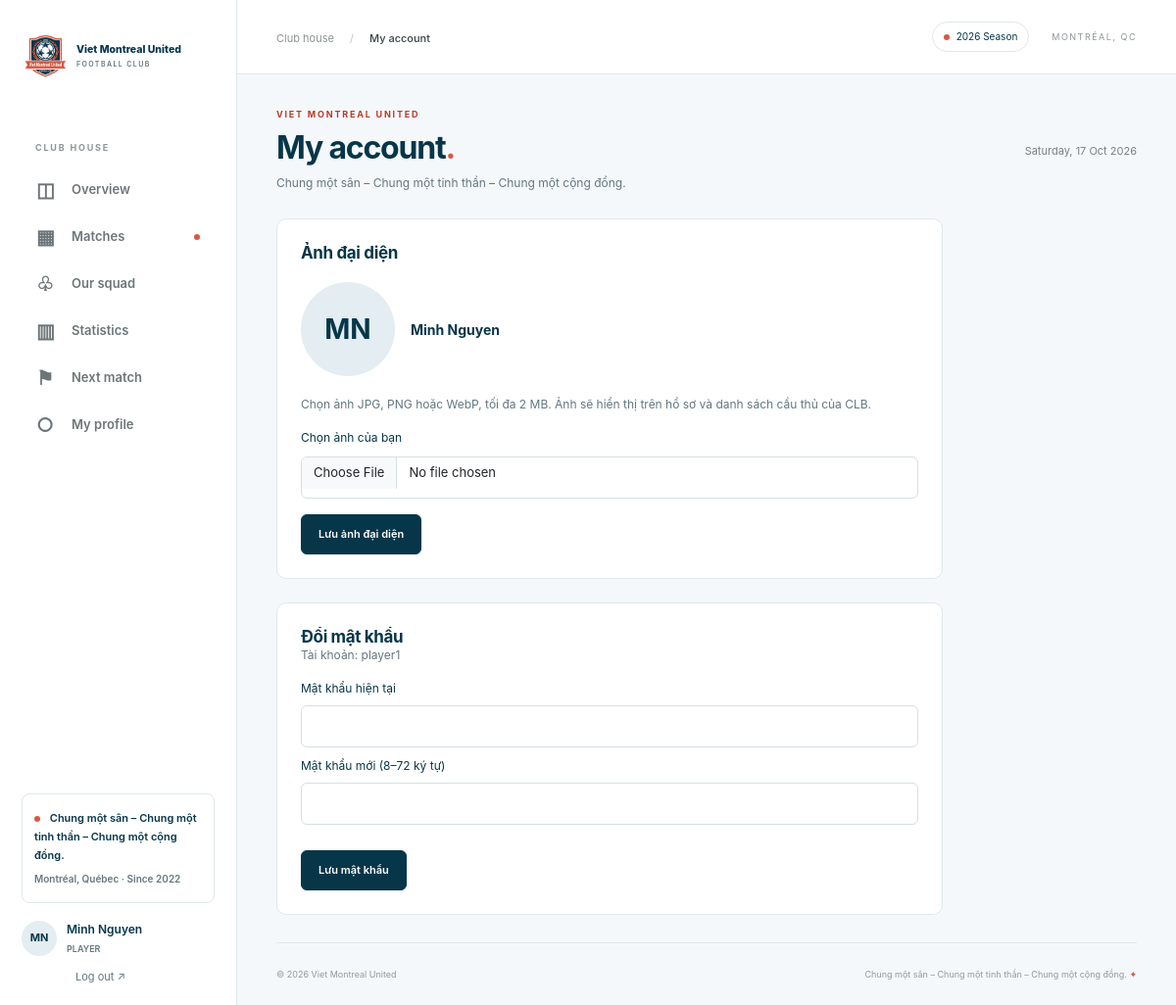
The page /index.php?page=account (signed in) on the database its author committed.
### tables this page shows
CREATE TABLE users (
 id INT UNSIGNED AUTO_INCREMENT PRIMARY KEY,
 username VARCHAR(60) NOT NULL UNIQUE,
 password_hash VARCHAR(255) NOT NULL,
 role ENUM('ADMIN','PLAYER') NOT NULL,
 player_id INT UNSIGNED NULL UNIQUE,
 is_active TINYINT(1) NOT NULL DEFAULT 1,
 created_at TIMESTAMP NOT NULL DEFAULT CURRENT_TIMESTAMP,
 updated_at TIMESTAMP NOT NULL DEFAULT CURRENT_TIMESTAMP ON UPDATE CURRENT_TIMESTAMP,
 FOREIGN KEY (player_id) REFERENCES players(id) ON DELETE RESTRICT
);

CREATE TABLE players (
 id INT UNSIGNED AUTO_INCREMENT PRIMARY KEY,
 full_name VARCHAR(120) NOT NULL,
 jersey_number VARCHAR(20) NOT NULL,
 jersey_key VARCHAR(20) GENERATED ALWAYS AS (LOWER(TRIM(jersey_number))) STORED,
 CONSTRAINT players_jersey_nonempty CHECK (CHAR_LENGTH(TRIM(jersey_number)) > 0),
 UNIQUE KEY players_jersey_unique (jersey_key),
 birth_year SMALLINT UNSIGNED NULL,
 photo_path VARCHAR(190) NULL,
 is_active TINYINT(1) NOT NULL DEFAULT 1,
 created_at TIMESTAMP NOT NULL DEFAULT CURRENT_TIMESTAMP,
 updated_at TIMESTAMP NOT NULL DEFAULT CURRENT_TIMESTAMP ON UPDATE CURRENT_TIMESTAMP
);

### app/auth.php (called while the page is built, shortened)
<?php
function current_user(): ?array {
    $u = one('SELECT u.*, p.full_name, p.photo_path, p.is_active AS player_active FROM users u LEFT JOIN players p ON p.id=u.player_id WHERE u.id=?', [$_SESSION['user_id']]);
    return $u;
}
function is_admin(): bool { return ($GLOBALS['user']['role'] ?? '') === 'ADMIN'; }

### app/bootstrap.php (called while the page is built, shortened)
<?php
require __DIR__ . '/functions.php';
require __DIR__ . '/auth.php';
try {
    $settings = array_column(query('SELECT * FROM settings'), 'setting_value', 'setting_key');
} catch (PDOException $e) {
    error_log($e->getMessage()); http_response_code(503);
    exit('Database is not configured. Configure config/database.local.php and follow README.md.');
}
$user = current_user();

### public/index.php (called while the page is built, shortened)
<?php
require __DIR__.'/../app/bootstrap.php';
$page=is_string($_GET['page'] ?? null)?$_GET['page']:'home';
$routes=['home'=>'home','matches'=>'matches','match'=>'match','players'=>'players','profile'=>'profile','statistics'=>'statistics','login'=>'login','account'=>'account','admin'=>'home','admin-players'=>'admin-players','admin-player-edit'=>'admin-player-edit','admin-matches'=>'admin-matches','admin-match-edit'=>'admin-match-edit','admin-attendance'=>'admin-match-data','admin-stats'=>'admin-match-data','admin-users'=>'admin-users','admin-settings'=>'admin-settings'];
$titles=['home'=>'Club overview','matches'=>'Match centre','match'=>'Match detail','players'=>'Our squad','profile'=>'Player profile','statistics'=>'Club statistics','login'=>'Welcome back','account'=>'My account','admin'=>'Club dashboard','admin-players'=>'Manage players','admin-player-edit'=>'Player details','admin-matches'=>'Manage matches','admin-match-edit'=>'Match details','admin-attendance'=>'Match attendance','admin-stats'=>'Match statistics','admin-users'=>'Player accounts','admin-settings'=>'Club settings'];
$title=$titles[$page];
try { require __DIR__.'/../app/views/'.$routes[$page].'.php'; $content=ob_get_clean(); }
catch (DomainException $e) { ob_end_clean(); abort_page(404,$e->getMessage()); }
require __DIR__.'/../app/views/layout.php';

### app/views/layout.php (the view, shortened to what this page needs)
<!doctype html>
<html lang="vi">
<head><link rel="stylesheet" href="assets/bootstrap.min.css"><link rel="stylesheet" href="assets/app.css?v=club-2022"><link rel="stylesheet" href="assets/club-theme.css?v=4"></head>
<body>
<aside class="sidebar" id="navigation">
<a href="<?= url() ?>" class="brand"><img class="brand-logo" src="assets/images/club-logo.jpg" alt="Logo Viet Montreal United" width="48" height="48"><span><span class="brand-name">Viet Montreal United</span><small>FOOTBALL CLUB</small></span></a>
<div class="nav-caption">CLUB HOUSE</div>
<nav aria-label="Main navigation">
<?php $nav=['home'=>['◫','Overview'],'matches'=>['▦','Matches'],'players'=>['♧','Our squad'],'statistics'=>['▥','Statistics']]; if ($user && !is_admin()) { $nm=next_match(); if($nm) $nav['match']=['⚑','Next match']; $nav['profile']=['○','My profile']; } foreach($nav as $key=>[$icon,$label]): $args=$key==='profile'?['id'=>$user['player_id']]:($key==='match'?['id'=>$nm['id']]:[]); ?>
<a class="nav-item <?= $page===$key?'active':'' ?>" href="<?= url($key,$args) ?>"><span><?= $icon ?></span><?= e($label) ?><?= $key==='matches'?'<i class="nav-dot"></i>':'' ?></a>
<?php endforeach; ?>
</nav>
<div class="sidebar-bottom"><div class="club-note"><span class="live-dot"></span> <?= e(club_slogan()) ?><small>Montréal, Québec · Since 2022</small></div>
<?php if($user): ?><a class="user-link" href="<?= url('account') ?>"><?= avatar(array_replace($user,['full_name'=>$user['full_name'] ?? 'Club Admin'])) ?><span><?= e($user['full_name'] ?? $user['username']) ?><small><?= e($user['role']) ?></small></span></a><form method="post"><?= csrf() ?><input type="hidden" name="action" value="logout"><button class="logout" type="submit">Log out ↗</button></form><?php else: ?><a class="btn btn-dark w-100" href="<?= url('login') ?>">Member login ↗</a><?php endif; ?></div>
</aside>
<div class="workspace"><header class="topbar"><div class="topbar-left"><button class="menu-toggle" type="button" aria-controls="navigation" aria-expanded="false" aria-label="Toggle menu">☰</button><span class="breadcrumb-label">Club house <span>/</span> <strong><?= e($title) ?></strong></span></div><div class="topbar-right"><span class="season-pill"><span class="live-dot"></span><?= e($settings['season_label']) ?></span><span class="top-location">MONTRÉAL, QC</span></div></header>
<main id="main"><div class="page-heading"><div><div class="eyebrow">VIET MONTREAL UNITED</div><h1><?= e($title) ?><span class="title-dot">.</span></h1><p><?= e(club_slogan()) ?></p></div><div class="heading-action"><?php if(is_admin()): ?><a class="btn btn-dark" href="<?= url('admin-match-edit') ?>">+ Add match</a><?php else: ?><span class="date-stamp"><?= e(date('l, d M Y')) ?></span><?php endif; ?></div></div>
<?= $content ?>
<footer><span>© <?= date('Y') ?> <?= e(club()) ?></span><span><?= e(club_slogan()) ?> <span class="accent">✦</span></span></footer>
</main></div>
</body></html>

### app/views/account.php (shortened to what this page needs)
<?php if ($user['role']==='PLAYER'): $player=one('SELECT full_name,photo_path FROM players WHERE id=?',[$user['player_id']]); ?>
<section class="panel narrow mb-4">
<h2>Ảnh đại diện</h2>
<div class="account-photo"><?= avatar($player) ?><strong><?= e($player['full_name']) ?></strong></div>
<p class="muted" id="photo-help">Chọn ảnh JPG, PNG hoặc WebP, tối đa 2 MB. Ảnh sẽ hiển thị trên hồ sơ và danh sách cầu thủ của CLB.</p>
<form method="post" enctype="multipart/form-data">
<label class="field" for="player-photo">Chọn ảnh của bạn</label>
<input id="player-photo" class="form-control" type="file" name="photo" accept="image/jpeg,image/png,image/webp" aria-describedby="photo-help" required>
<button class="btn btn-dark mt-3" type="submit">Lưu ảnh đại diện</button>
</form>
</section>
<?php endif; ?>
<section class="panel narrow"><h2>Đổi mật khẩu</h2><p class="muted">Tài khoản: <?= e($user['username']) ?></p><form method="post"><?= csrf() ?><input type="hidden" name="action" value="password"><?php field('Mật khẩu hiện tại','current_password','','password',true,'autocomplete="current-password"'); field('Mật khẩu mới (8–72 ký tự)','new_password','','password',true,'minlength="8" maxlength="72" autocomplete="new-password"'); ?><button class="btn btn-dark mt-3">Lưu mật khẩu</button></form></section>

### app/functions.php (shortened to what this page needs)
<?php
function e(mixed $value): string { return htmlspecialchars((string)($value ?? ''), ENT_QUOTES | ENT_SUBSTITUTE, 'UTF-8'); }
function query(string $sql, array $args=[]): array { $s=$GLOBALS['pdo']->prepare($sql); $s->execute($args); return $s->fetchAll(); }
function one(string $sql, array $args=[]): ?array { return query($sql,$args)[0] ?? null; }
function url(string $page='home', array $args=[]): string { return 'index.php?'.http_build_query(['page'=>$page]+$args); }
function next_match(): ?array { return one("SELECT * FROM matches WHERE status='Upcoming' AND TIMESTAMP(match_date,match_time)>? ORDER BY match_date,match_time,id LIMIT 1",[date('Y-m-d H:i:s')]); }
function initials(string $name): string { $a=preg_split('/\s+/u',trim($name)); return mb_strtoupper(mb_substr($a[0],0,1).mb_substr(end($a),0,1)); }
function avatar(array $p): string {
    $photo=$p['photo_path'] ?? null;
    return '<span class="avatar">'.e(initials($p['full_name'])).'</span>';
}
function club(): string { return $GLOBALS['settings']['club_name'] ?? 'Viet Montreal United'; }
function club_slogan(): string { return 'Chung một sân – Chung một tinh thần – Chung một cộng đồng.'; }
function field(string $label,string $name,mixed $value='',string $type='text',bool $required=true,string $extra=''): void { echo '<label class="field">'.e($label).'<input class="form-control" type="'.e($type).'" name="'.e($name).'" value="'.e($value).'" '.($required?'required ':'').$extra.'></label>'; }

### public/assets/app.css (style rules this page uses)
:root { --ink:#073649;--accent:#b83c2b;--accent-light:#ffd9cf;--muted:#7a8083;--line:#e2e7e9;--bg:#f3f6f7 }
* { box-sizing:border-box }
body { margin:0;background:var(--bg);color:#25343b;font-family:Inter,"Segoe UI",Arial,sans-serif;font-size:14px }
a { color:inherit;text-decoration:none }
button,input,select { font:inherit }
.sidebar { position:fixed;inset:0 auto 0 0;width:242px;background:#fff;border-right:1px solid var(--line);padding:33px 22px 20px;display:flex;flex-direction:column;z-index:20;overflow-y:auto }
.brand { display:flex;align-items:center;gap:12px;font-size:12px;font-weight:800;letter-spacing:.7px;line-height:1.7;margin-bottom:41px }
.brand small { display:block;font-size:8px;font-weight:600;letter-spacing:1.7px;color:var(--muted) }
.nav-caption { font-size:9px;letter-spacing:1.8px;color:#8e9699;font-weight:700;margin:22px 14px 10px }
.nav-item { display:flex;align-items:center;gap:14px;padding:12px 15px;margin:4px 0;border-radius:7px;color:#6e7578;font-size:13px;font-weight:600 }
.nav-item>span { font-size:20px;width:22px;line-height:1 }
.nav-dot { width:6px;height:6px;background:#588699;border-radius:50%;margin-left:auto }
.sidebar-bottom { margin-top:auto;padding-top:35px }
.club-note { border:1px solid var(--line);border-radius:8px;padding:15px 12px;font-size:11px;font-weight:600;margin-bottom:18px }
.club-note small { display:block;color:var(--muted);font-size:10px;margin-top:6px }
.live-dot { display:inline-block;background:#6aa0b7;width:6px;height:6px;border-radius:50%;margin-right:7px }
.user-link { display:flex;align-items:center;gap:10px;font-size:12px;font-weight:600 }
.user-link small { display:block;font-size:9px;color:var(--muted);margin-top:4px }
.logout { border:0;background:none;color:var(--muted);font-size:11px;margin:12px 0 0 49px }
.workspace { margin-left:242px }
.topbar { height:76px;background:#fff;border-bottom:1px solid var(--line);padding:0 40px;display:flex;align-items:center;justify-content:space-between;gap:16px }
.breadcrumb-label { color:#8c9294;font-size:11px }
.breadcrumb-label span { margin:0 13px;color:#c0c7ca }
.breadcrumb-label strong { font-weight:500;color:#354247 }
.topbar-right { display:flex;align-items:center;gap:23px }
.season-pill { font-size:10px;border:1px solid var(--line);padding:7px 11px;border-radius:20px;white-space:nowrap }
.top-location { font-size:9px;letter-spacing:1.5px;color:#8f9699 }
main { max-width:1550px;margin:auto;padding:34px 40px 0 }
.page-heading { display:flex;justify-content:space-between;align-items:center;margin-bottom:27px;gap:20px }
.eyebrow { font-size:9px;letter-spacing:1.8px;font-weight:700 }
.page-heading .eyebrow { color:#768b94;margin-bottom:8px }
h1 { font-size:32px;font-weight:650;letter-spacing:-1.2px;margin:0 0 8px;line-height:1.2 }
.title-dot { color:#6095ac }
.page-heading p { color:var(--muted);font-size:12px;margin:0 }
.date-stamp { font-size:11px;color:#788083 }
.btn { padding:11px 17px;font-size:11px;font-weight:600;border-radius:6px }
.btn-dark { background:var(--ink);border-color:var(--ink) }
h2 { font-size:17px;font-weight:650;letter-spacing:-.35px;margin:0 }
.muted { color:var(--muted);font-size:12px }
.panel { border:1px solid var(--line);border-radius:10px;background:#fff;padding:24px;min-width:0 }
.avatar { width:36px;height:36px;border-radius:50%;display:inline-flex;align-items:center;justify-content:center;background:#dee9ed;color:#5c7783;font-size:11px;font-weight:700;object-fit:cover;flex-shrink:0 }
.accent { color:#5a8ca2 }
footer { display:flex;justify-content:space-between;padding:25px 0;font-size:9px;color:#90999d;gap:20px;border-top:1px solid var(--line);margin-top:28px }
.field { display:flex;flex-direction:column;gap:8px;font-size:12px;margin:10px 0 }
.form-control,.form-select { font-size:13px;min-height:43px;border-color:#d7dfe3;border-radius:6px }
.narrow { max-width:680px }

### rows shown on the page
users: player.full_name "MN", player.full_name "Minh Nguyen", role "PLAYER", username "player1"
players: full_name "MN", full_name "Minh Nguyen"

### other values the page prints
$icon "◫"
$label "Overview"
$icon "▦"
$label "Matches"
$icon "♧"
$label "Our squad"
$icon "▥"
$label "Statistics"
$icon "⚑"
$label "Next match"
$icon "○"
$label "My profile"
club_slogan() "Chung một sân – Chung một tinh thần – Chung một cộng đồng."
$title "My account"
$settings['season_label'] "2026 Season"
